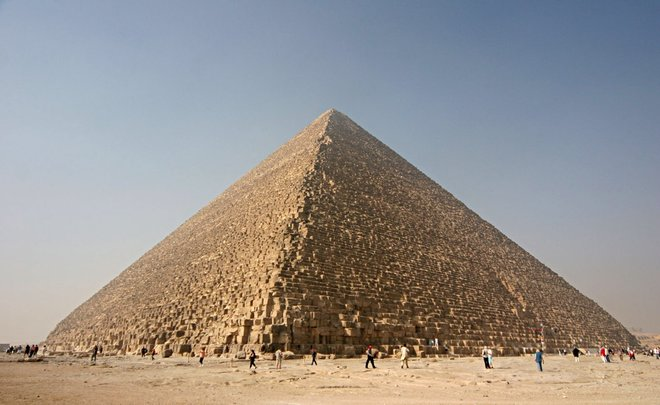
#> input picture data/images_general/pyramid.jpg, 660 x 405 px
$ python example06.py
#> lines starting #> are read from the running program, lines starting #| are printed output that depends on the picture; after the words box and inside, x2 and y2 are one past the last pixel; in counts of white or black regions, pixels touching at a corner belong together
"""!
@brief Example 6
@details: Edge detection (canny)
@author Theodoros Giannakopoulos {tyiannak@gmail.com}
"""
import cv2
import matplotlib.pyplot as plt

filename = '../data/images_general/pyramid.jpg'
img = cv2.cvtColor(cv2.imread(filename), cv2.COLOR_BGR2GRAY)
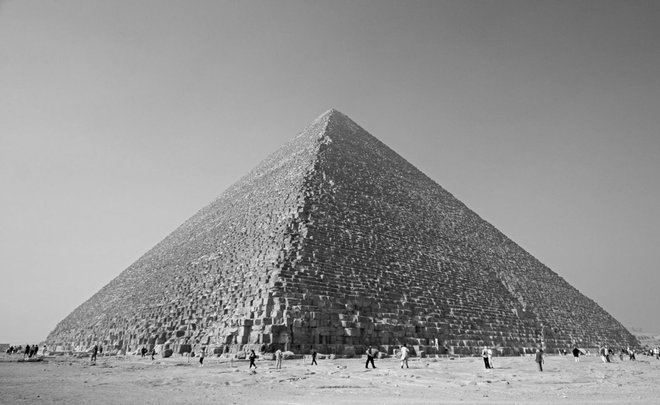
#> img: shape (405, 660); min 1, max 253, mean 146.7
img_2 = cv2.Canny(img, 150, 220)
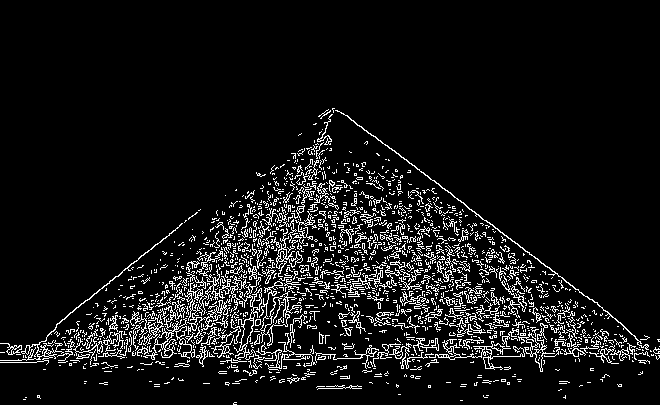
#> img_2: shape (405, 660); 8.1% white in thin lines or dots, all inside (x1, y1, x2, y2) = (0, 108, 660, 405)
img_3 = cv2.medianBlur(img, 7)
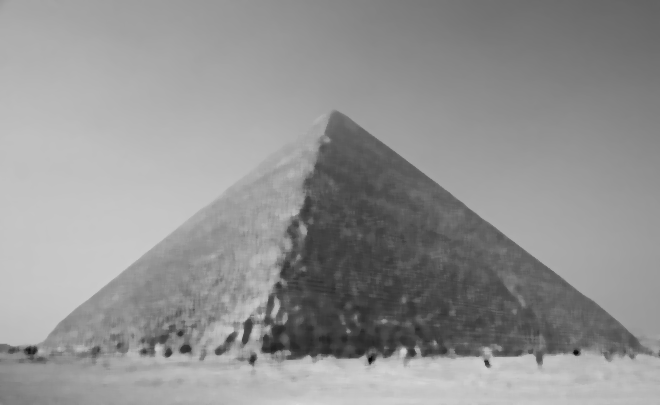
#> img_3: shape (405, 660); min 9, max 217, mean 146.5
img_4 = cv2.Canny(img_3, 150, 220)
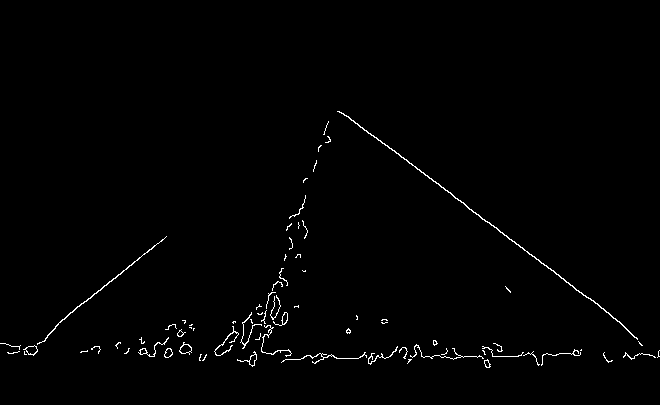
#> img_4: shape (405, 660); 0.99% white in thin lines or dots, all inside (x1, y1, x2, y2) = (0, 111, 660, 368)
plt.subplot(2, 2, 1); plt.imshow(img, cmap='gray'); plt.title("original")
plt.subplot(2, 2, 2); plt.imshow(img_2, cmap='gray'); plt.title("canny")
plt.subplot(2, 2, 3); plt.imshow(img_3, cmap='gray'); plt.title("medfilter")
plt.subplot(2, 2, 4); plt.imshow(img_4, cmap='gray'); plt.title("canny")
plt.show()

$ run again, with data/images_general/beach.jpg copied over data/images_general/pyramid.jpg
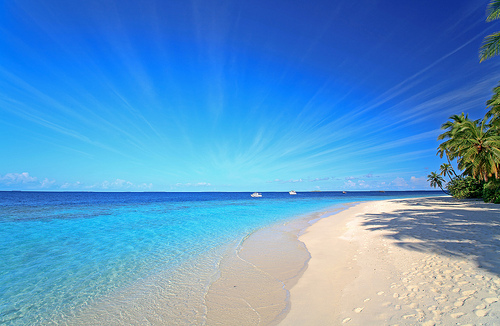
#> input picture data/images_general/beach.jpg, 500 x 326 px
#> `img_2 = cv2.Canny(img, 150, 220)`:
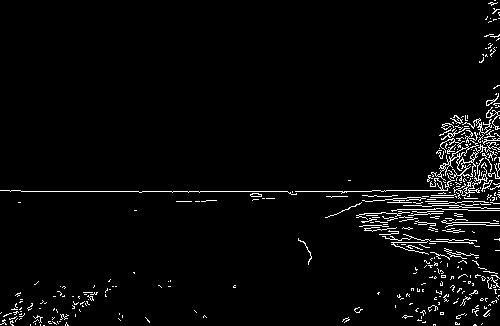
#> img_2: shape (326, 500); 3.3% white in thin lines or dots
#> `img_4 = cv2.Canny(img_3, 150, 220)`:
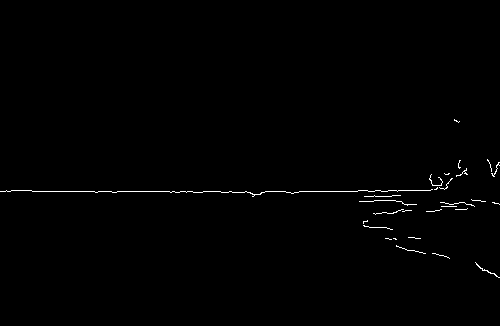
#> img_4: shape (326, 500); 0.61% white in thin lines or dots, all inside (x1, y1, x2, y2) = (0, 119, 500, 278)

$ run again, with data/images_general/new_york.jpg copied over data/images_general/pyramid.jpg
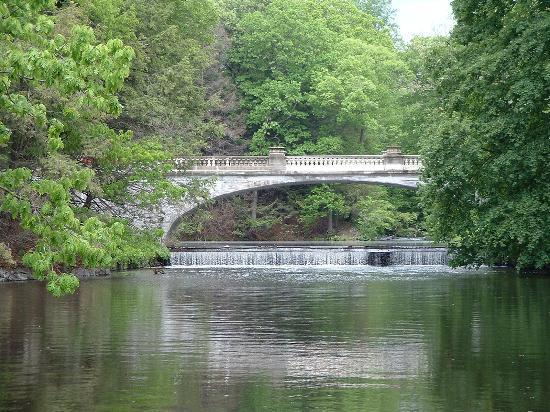
#> input picture data/images_general/new_york.jpg, 550 x 412 px
#> `img_2 = cv2.Canny(img, 150, 220)`:
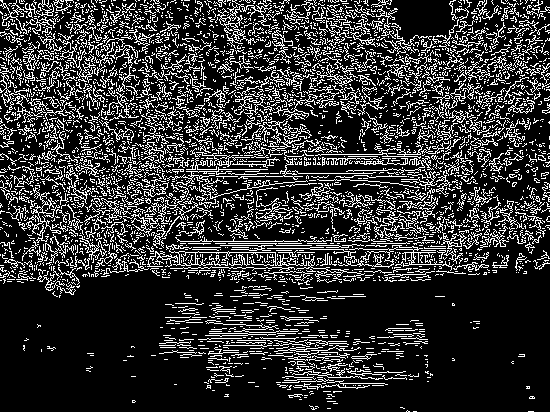
#> img_2: shape (412, 550); 20.3% white in thin lines or dots
#> `img_4 = cv2.Canny(img_3, 150, 220)`:
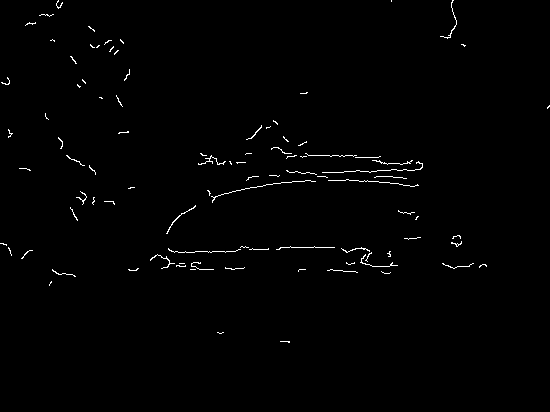
#> img_4: shape (412, 550); 0.89% white in thin lines or dots, all inside (x1, y1, x2, y2) = (0, 0, 550, 343)
